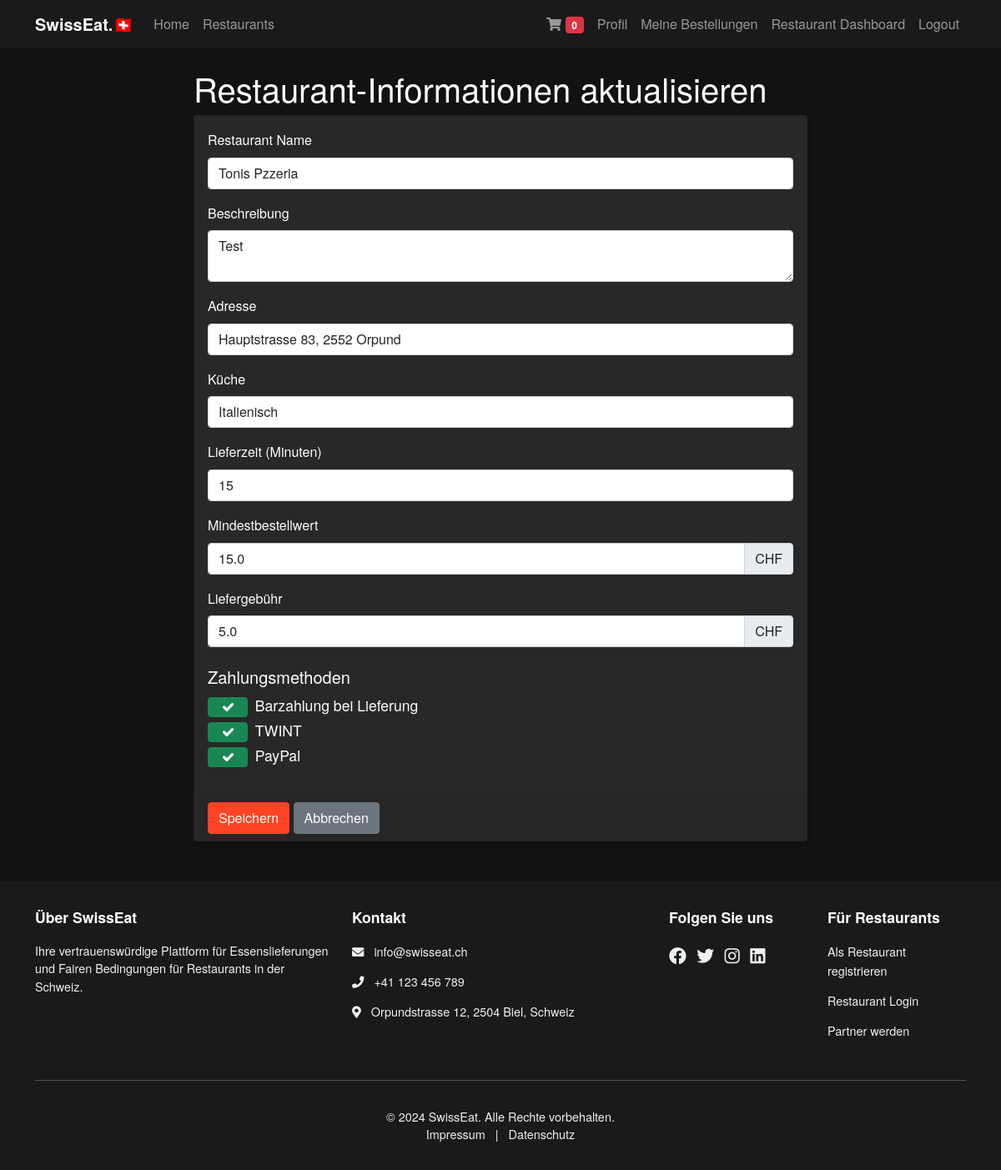
The app's page /restaurant/update (signed in) with its own data.
### swisseat/models.py (models this page shows, shortened)
class Restaurant(db.Model):
    id = db.Column(db.Integer, primary_key=True)
    name = db.Column(db.String(100), nullable=False)
    description = db.Column(db.Text)
    address = db.Column(db.String(200), nullable=False)
    cuisine_type = db.Column(db.String(50), nullable=False)
    rating = db.Column(db.Float, default=0.0)
    delivery_time = db.Column(db.Integer, nullable=False)  # in minutes
    minimum_order = db.Column(db.Float, nullable=False)  # in CHF
    delivery_fee = db.Column(db.Float, nullable=False)  # in CHF
    accepts_cash = db.Column(db.Boolean, nullable=False, default=True)
    accepts_twint = db.Column(db.Boolean, nullable=False, default=True)
    accepts_paypal = db.Column(db.Boolean, nullable=False, default=True)
    is_active = db.Column(db.Boolean, nullable=False, default=True)
    owner_id = db.Column(db.Integer, db.ForeignKey('user.id'), nullable=False)
    menu_items = db.relationship('MenuItem', backref='restaurant', lazy=True)
    orders = db.relationship('Order', backref='restaurant', lazy=True)
    reviews = db.relationship('Review', backref='restaurant', lazy=True)
    carts = db.relationship('Cart', back_populates='restaurant', lazy=True)

### swisseat/admin/routes.py (the view)
@admin.route("/restaurant/update", methods=['GET', 'POST'])
@login_required
def update_restaurant():
    if not current_user.is_restaurant_owner():
        flash('Zugriff verweigert.', 'danger')
        return redirect(url_for('main.home'))
    restaurant = Restaurant.query.filter_by(owner=current_user).first()
    if not restaurant:
        flash('Kein Restaurant gefunden.', 'danger')
        return redirect(url_for('main.home'))
    form = RestaurantUpdateForm()
    if form.validate_on_submit():
        restaurant.name = form.name.data
        restaurant.description = form.description.data
        restaurant.address = form.address.data
        restaurant.cuisine_type = form.cuisine_type.data
        restaurant.delivery_time = form.delivery_time.data
        restaurant.minimum_order = form.minimum_order.data
        restaurant.delivery_fee = form.delivery_fee.data
        restaurant.accepts_cash = form.accepts_cash.data
        restaurant.accepts_twint = form.accepts_twint.data
        restaurant.accepts_paypal = form.accepts_paypal.data
        db.session.commit()
        flash('Restaurant wurde erfolgreich aktualisiert!', 'success')
        return redirect(url_for('admin.restaurant_dashboard'))
    elif request.method == 'GET':
        form.name.data = restaurant.name
        form.description.data = restaurant.description
        form.address.data = restaurant.address
        form.cuisine_type.data = restaurant.cuisine_type
        form.delivery_time.data = restaurant.delivery_time
        form.minimum_order.data = restaurant.minimum_order
        form.delivery_fee.data = restaurant.delivery_fee
        form.accepts_cash.data = restaurant.accepts_cash
        form.accepts_twint.data = restaurant.accepts_twint
        form.accepts_paypal.data = restaurant.accepts_paypal
    return render_template('admin/update_restaurant.html',
                         title='Restaurant Aktualisieren',
                         form=form)

### swisseat/models.py (called while the page is built)
@login_manager.user_loader
def load_user(user_id):
    return User.query.get(int(user_id))

    def is_restaurant_owner(self):
        return self.role == 'restaurant_owner'

### swisseat/templates/admin/update_restaurant.html (shortened to what this page needs)
{% extends "layout.html" %}
{% block content %}
<div class="container mt-4">
    <div class="row">
        <div class="col-md-8 offset-md-2">
            <h1>Restaurant-Informationen aktualisieren</h1>
            <form method="POST" action="">
                <div class="card">
                    <div class="card-body">
                        <div class="mb-3">
                            {{ form.name.label(class="form-label") }}
                            {{ form.name(class="form-control") }}
                        </div>
                        <div class="mb-3">
                            {{ form.description.label(class="form-label") }}
                            {{ form.description(class="form-control") }}
                        </div>
                        <div class="mb-3">
                            {{ form.address.label(class="form-label") }}
                            {{ form.address(class="form-control") }}
                        </div>
                        <div class="mb-3">
                            {{ form.cuisine_type.label(class="form-label") }}
                            {{ form.cuisine_type(class="form-control") }}
                        </div>
                        <div class="mb-3">
                            {{ form.delivery_time.label(class="form-label") }}
                            {{ form.delivery_time(class="form-control") }}
                        </div>
                        <div class="mb-3">
                            {{ form.minimum_order.label(class="form-label") }}
                            <div class="input-group">
                                {{ form.minimum_order(class="form-control") }}
                                <span class="input-group-text">CHF</span>
                            </div>
                        </div>
                        <div class="mb-3">
                            {{ form.delivery_fee.label(class="form-label") }}
                            <div class="input-group">
                                {{ form.delivery_fee(class="form-control") }}
                                <span class="input-group-text">CHF</span>
                            </div>
                        </div>
                        <h5 class="mt-4">Zahlungsmethoden</h5>
                        <div class="mb-3">
                            <div class="form-check">
                                {{ form.accepts_cash(class="form-check-input") }}
                                {{ form.accepts_cash.label(class="form-check-label") }}
                            </div>
                            <div class="form-check">
                                {{ form.accepts_twint(class="form-check-input") }}
                                {{ form.accepts_twint.label(class="form-check-label") }}
                            </div>
                            <div class="form-check">
                                {{ form.accepts_paypal(class="form-check-input") }}
                                {{ form.accepts_paypal.label(class="form-check-label") }}
                            </div>
                        </div>
                    </div>
                    <div class="card-footer">
                        <button type="submit" class="btn btn-primary">Speichern</button>
                        <a href="{{ url_for('admin.restaurant_dashboard') }}" class="btn btn-secondary">Abbrechen</a>
                    </div>
                </div>
            </form>
        </div>
    </div>
</div>
{% endblock content %}

### swisseat/static/css/main.css (style rules this page uses)
body { background-color: #121212; font-family: 'Helvetica Neue', Arial, sans-serif; line-height: 1.6; color: #fdfdfd; }
a { color: #ff4323; text-decoration: none; }
.card { background-color: #282828; transition: transform 0.2s ease-in-out; box-shadow: 0 2px 4px rgba(0,0,0,0.1); }
.btn-primary { background-color: #ff4323; border-color: #ff4323; }
.form-check-input { width: 3em !important; height: 1.5em !important; margin-top: 0.25em; cursor: pointer; }
.form-check-input:checked { background-color: #198754; border-color: #198754; }
.form-check-label { cursor: pointer; margin-left: 0.5em; font-size: 1.1em; }

### records on screen
Restaurant: name "Tonis Pzzeria", description "Test", address "Hauptstrasse 83, 2552 Orpund", cuisine_type "Italienisch", delivery_time "15", minimum_order "15.0", delivery_fee "5.0", accepts_cash "☑", accepts_twint "☑", accepts_paypal "☑"
